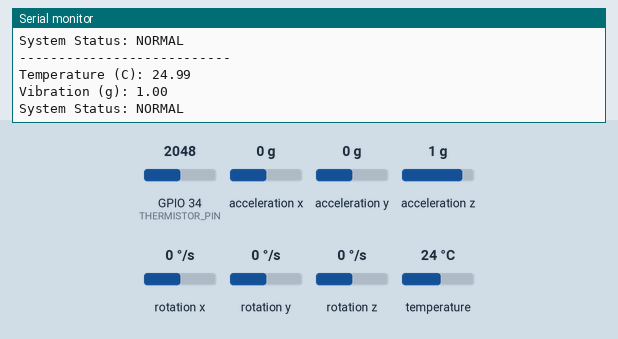
Bench run of a sketch on a simulated ESP32. Parts: the last lines printed to the serial monitor. The inputs (shaded band) are chosen by the test bench; at power-on: GPIO 34 (THERMISTOR_PIN) = 2048, acceleration x 0 g, acceleration y 0 g, acceleration z 1 g, rotation x 0 °/s, rotation y 0 °/s, rotation z 0 °/s, temperature 24 °C. The modem accepts every AT command (registered, SIM ready, sends succeed) and sends nothing else.

Above: at 6.8 s.
6.9 s: GPIO 34 (THERMISTOR_PIN) set to 862
At 8.8 s:
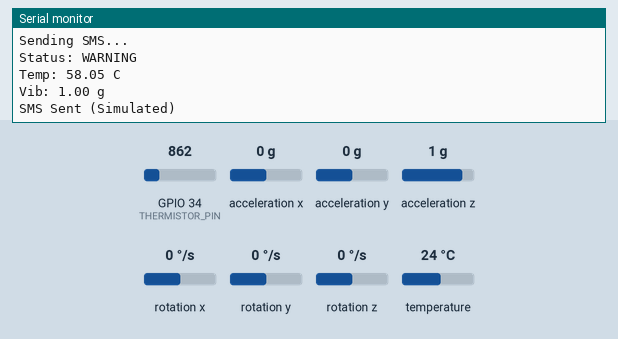
9.7 s: GPIO 34 (THERMISTOR_PIN) set to 783
At 14.5 s:
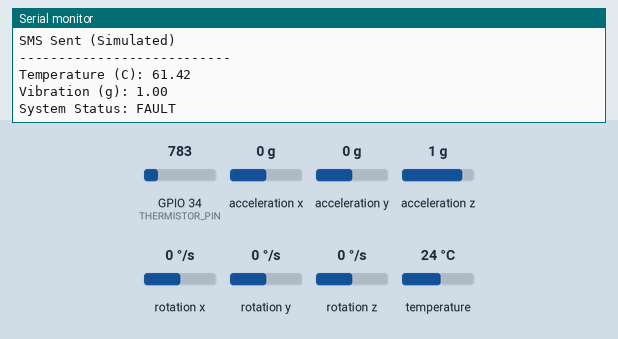
Timing chart, 0 to 16.0 s (numbered marks = the images above; inputs shaded):
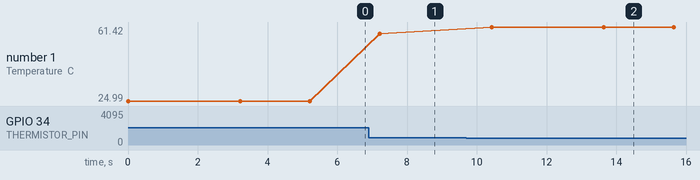

Measured:
- the behaviour switches between 816 and 815 on GPIO 34 (THERMISTOR_PIN) (found by bisection; images 1 and 2)
- after the input at 6.9 s, the serial monitor: prints a new line after 0.32 s (image 1)
- after the input at 9.7 s, the serial monitor: prints a new line after 0.73 s (image 2)
- plotted number 1: 24.99 → 58.05 after the input at 6.9 s, 58.05 → 61.42 after the input at 9.7 s

The sketch:

Code_for_simulation_system.ino
```cpp
#include <Wire.h>
#include <Adafruit_MPU6050.h>
#include <Adafruit_Sensor.h>
#include <math.h>

Adafruit_MPU6050 mpu;


#define THERMISTOR_PIN 34
#define RXD2 16
#define TXD2 17

HardwareSerial sim800(2);


#define SERIES_RESISTOR 10000
#define NOMINAL_RESISTANCE 10000
#define NOMINAL_TEMPERATURE 25
#define B_COEFFICIENT 3950


float tempWarning = 40;   // °C
float tempFault   = 60;   // °C

float vibWarning  = 1.5;  // g
float vibFault    = 2.5;  // g

String lastStatus = "";

void setup() {
  Serial.begin(115200);
  sim800.begin(9600, SERIAL_8N1, RXD2, TXD2);

  if (!mpu.begin()) {
    Serial.println("MPU6050 not found!");
    while (1);
  }

  Serial.println("System Started...");
}

void loop() {


  int adcValue = analogRead(THERMISTOR_PIN);
  float voltage = adcValue * 3.3 / 4095.0;


  if (voltage <= 0.01) voltage = 0.01;

  //float resistance = SERIES_RESISTOR * (3.3 / voltage - 1);
  float resistance = SERIES_RESISTOR * voltage / (3.3 - voltage);
  float steinhart;
  steinhart = resistance / NOMINAL_RESISTANCE;
  steinhart = log(steinhart);
  steinhart /= B_COEFFICIENT;
  steinhart += 1.0 / (NOMINAL_TEMPERATURE + 273.15);
  steinhart = 1.0 / steinhart;

  float temperature = steinhart - 273.15;


  sensors_event_t a, g, temp;
  mpu.getEvent(&a, &g, &temp);

  float vibration = sqrt(a.acceleration.x * a.acceleration.x +
                         a.acceleration.y * a.acceleration.y +
                         a.acceleration.z * a.acceleration.z) / 9.81;


  Serial.println("---------------------------");
  Serial.print("Temperature (C): ");
  Serial.println(temperature);

  Serial.print("Vibration (g): ");
  Serial.println(vibration);

  String currentStatus = "NORMAL";

  if (temperature > tempFault || vibration > vibFault) {
    currentStatus = "FAULT";
  }
  else if (temperature > tempWarning || vibration > vibWarning) {
    currentStatus = "WARNING";
  }

  Serial.print("System Status: ");
  Serial.println(currentStatus);

  if (currentStatus != lastStatus) {
    sendSMS(currentStatus, temperature, vibration);
    lastStatus = currentStatus;
  }

  delay(2000);
}

void sendSMS(String status, float temp, float vib) {

  String message = "Status: " + status +
                   "\nTemp: " + String(temp) + " C" +
                   "\nVib: " + String(vib) + " g";

  Serial.println("Sending SMS...");
  Serial.println(message);

  // Simulated AT commands (Wokwi)
  sim800.println("AT");
  delay(300);

  sim800.println("AT+CMGF=1");
  delay(300);

  sim800.println("AT+CMGS=\"+947XXXXXXXX\"");
  delay(300);

  sim800.print(message);
  delay(300);

  sim800.write(26); // CTRL+Z

  Serial.println("SMS Sent (Simulated)");
}
```
